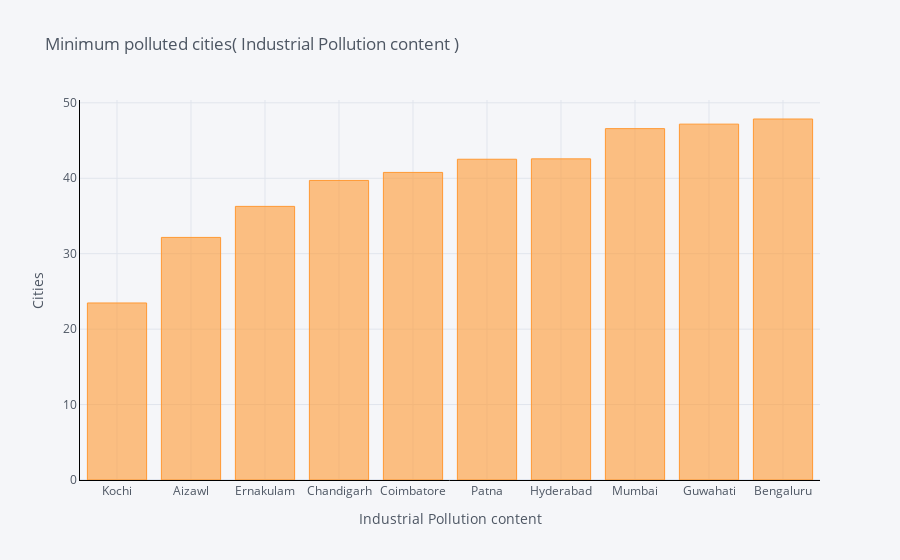
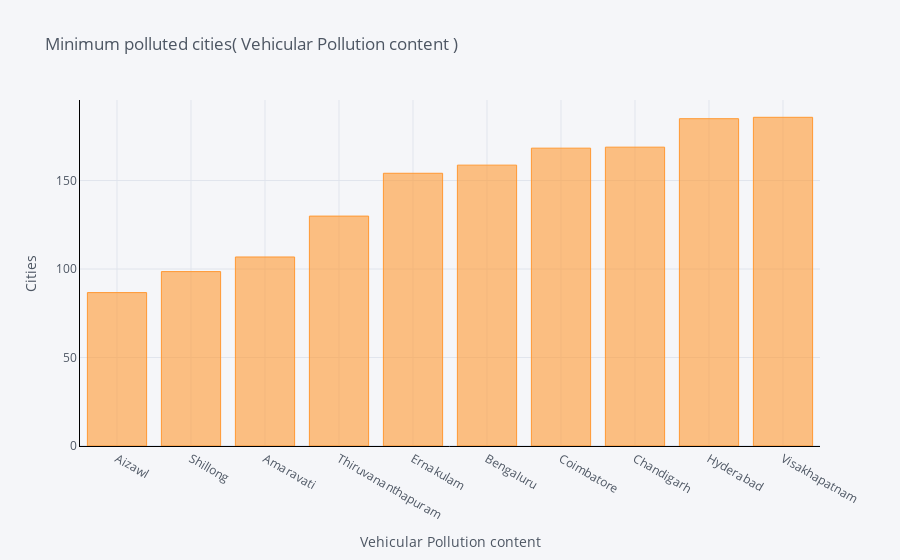

Source (notebook cell) for these figures, in order:
### Code cell
p1 = min_bar_plot('Industrial Pollution content')
p2 = min_bar_plot('Vehicular Pollution content')

### Figure 1 — Plotly figure (JSON) as saved in the notebook; plotly's stock layout.template omitted (floating-point values rounded to 4 significant figures)
{"data": [{"marker": {"color": "rgba(255, 153, 51, 0.6)", "line": {"color": "rgba(255, 153, 51, 1.0)", "width": 1}}, "name": "Industrial Pollution content", "orientation": "v", "text": "", "type": "bar", "x": ["Kochi", "Aizawl", "Ernakulam", "Chandigarh", "Coimbatore", "Patna", "Hyderabad", "Mumbai", "Guwahati", "Bengaluru"], "y": [23.47, 32.16, 36.27, 39.71, 40.77, 42.52, 42.57, 46.58, 47.17, 47.85]}], "layout": {"legend": {"bgcolor": "#F5F6F9", "font": {"color": "#4D5663"}}, "paper_bgcolor": "#F5F6F9", "plot_bgcolor": "#F5F6F9", "title": {"font": {"color": "#4D5663"}, "text": " Minimum polluted cities( Industrial Pollution content )"}, "xaxis": {"gridcolor": "#E1E5ED", "linecolor": "black", "showgrid": true, "tickfont": {"color": "#4D5663"}, "title": {"font": {"color": "#4D5663"}, "text": "Industrial Pollution content"}, "zerolinecolor": "#E1E5ED"}, "yaxis": {"gridcolor": "#E1E5ED", "linecolor": "black", "showgrid": true, "tickfont": {"color": "#4D5663"}, "title": {"font": {"color": "#4D5663"}, "text": "Cities"}, "zerolinecolor": "#E1E5ED"}}}

### Figure 2 — Plotly figure (JSON) as saved in the notebook; plotly's stock layout.template omitted (floating-point values rounded to 4 significant figures)
{"data": [{"marker": {"color": "rgba(255, 153, 51, 0.6)", "line": {"color": "rgba(255, 153, 51, 1.0)", "width": 1}}, "name": "Vehicular Pollution content", "orientation": "v", "text": "", "type": "bar", "x": ["Aizawl", "Shillong", "Amaravati", "Thiruvananthapuram", "Ernakulam", "Bengaluru", "Coimbatore", "Chandigarh", "Hyderabad", "Visakhapatnam"], "y": [86.68, 98.55, 106.8, 129.9, 154.1, 158.7, 168.3, 168.9, 184.9, 185.7]}], "layout": {"legend": {"bgcolor": "#F5F6F9", "font": {"color": "#4D5663"}}, "paper_bgcolor": "#F5F6F9", "plot_bgcolor": "#F5F6F9", "title": {"font": {"color": "#4D5663"}, "text": " Minimum polluted cities( Vehicular Pollution content )"}, "xaxis": {"gridcolor": "#E1E5ED", "linecolor": "black", "showgrid": true, "tickfont": {"color": "#4D5663"}, "title": {"font": {"color": "#4D5663"}, "text": "Vehicular Pollution content"}, "zerolinecolor": "#E1E5ED"}, "yaxis": {"gridcolor": "#E1E5ED", "linecolor": "black", "showgrid": true, "tickfont": {"color": "#4D5663"}, "title": {"font": {"color": "#4D5663"}, "text": "Cities"}, "zerolinecolor": "#E1E5ED"}}}
